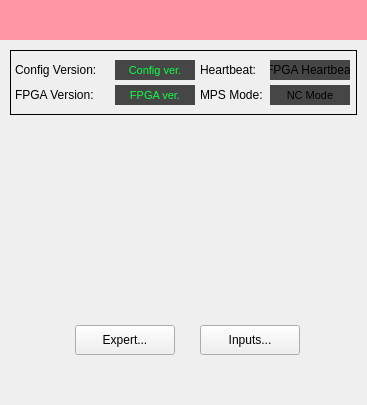
<?xml version="1.0" encoding="UTF-8"?>
<ui version="4.0">
 <class>Form</class>
 <widget class="QWidget" name="Form">
  <property name="geometry">
   <rect>
    <x>0</x>
    <y>0</y>
    <width>367</width>
    <height>405</height>
   </rect>
  </property>
  <property name="minimumSize">
   <size>
    <width>367</width>
    <height>405</height>
   </size>
  </property>
  <property name="maximumSize">
   <size>
    <width>367</width>
    <height>405</height>
   </size>
  </property>
  <property name="windowTitle">
   <string>MPS Link Node ${LN}</string>
  </property>
  <property name="windowIcon">
   <iconset>
    <normaloff>lcls_mps_lockup_stacked_digital.png</normaloff>lcls_mps_lockup_stacked_digital.png</iconset>
  </property>
  <property name="styleSheet">
   <string notr="true"/>
  </property>
  <widget class="PyDMLabel" name="PyDMLabel">
   <property name="geometry">
    <rect>
     <x>0</x>
     <y>0</y>
     <width>367</width>
     <height>40</height>
    </rect>
   </property>
   <property name="minimumSize">
    <size>
     <width>367</width>
     <height>40</height>
    </size>
   </property>
   <property name="maximumSize">
    <size>
     <width>500</width>
     <height>40</height>
    </size>
   </property>
   <property name="font">
    <font>
     <pointsize>16</pointsize>
    </font>
   </property>
   <property name="toolTip">
    <string/>
   </property>
   <property name="styleSheet">
    <string notr="true">background-color: rgb(255, 150, 168);</string>
   </property>
   <property name="text">
    <string/>
   </property>
   <property name="alignment">
    <set>Qt::AlignCenter</set>
   </property>
   <property name="rules" stdset="0">
    <string>[{&quot;channels&quot;: [{&quot;trigger&quot;: true, &quot;channel&quot;: &quot;ca://${P}:LN_ID&quot;}], &quot;property&quot;: &quot;Text&quot;, &quot;expression&quot;: &quot;'Link Node {0}'.format(ch[0])&quot;, &quot;name&quot;: &quot;Text&quot;, &quot;initial_value&quot;: &quot;&quot;}]</string>
   </property>
  </widget>
  <widget class="QFrame" name="frame_4">
   <property name="geometry">
    <rect>
     <x>10</x>
     <y>50</y>
     <width>347</width>
     <height>65</height>
    </rect>
   </property>
   <property name="frameShape">
    <enum>QFrame::Box</enum>
   </property>
   <property name="frameShadow">
    <enum>QFrame::Plain</enum>
   </property>
   <widget class="QLabel" name="label_10">
    <property name="geometry">
     <rect>
      <x>5</x>
      <y>10</y>
      <width>100</width>
      <height>20</height>
     </rect>
    </property>
    <property name="minimumSize">
     <size>
      <width>100</width>
      <height>20</height>
     </size>
    </property>
    <property name="maximumSize">
     <size>
      <width>100</width>
      <height>20</height>
     </size>
    </property>
    <property name="font">
     <font>
      <pointsize>9</pointsize>
     </font>
    </property>
    <property name="text">
     <string>Config Version:</string>
    </property>
   </widget>
   <widget class="QLabel" name="label_11">
    <property name="geometry">
     <rect>
      <x>5</x>
      <y>35</y>
      <width>100</width>
      <height>20</height>
     </rect>
    </property>
    <property name="minimumSize">
     <size>
      <width>100</width>
      <height>20</height>
     </size>
    </property>
    <property name="maximumSize">
     <size>
      <width>100</width>
      <height>20</height>
     </size>
    </property>
    <property name="font">
     <font>
      <pointsize>9</pointsize>
     </font>
    </property>
    <property name="text">
     <string>FPGA Version:</string>
    </property>
   </widget>
   <widget class="PyDMLabel" name="PyDMLabel_6">
    <property name="geometry">
     <rect>
      <x>105</x>
      <y>10</y>
      <width>80</width>
      <height>20</height>
     </rect>
    </property>
    <property name="font">
     <font>
      <pointsize>8</pointsize>
     </font>
    </property>
    <property name="toolTip">
     <string/>
    </property>
    <property name="styleSheet">
     <string notr="true">color: rgb(12, 255, 68);
background-color: rgb(70, 70, 70);</string>
    </property>
    <property name="text">
     <string>Config ver.</string>
    </property>
    <property name="alignment">
     <set>Qt::AlignCenter</set>
    </property>
    <property name="channel" stdset="0">
     <string>ca://${P}:CONFIG_VERSION</string>
    </property>
   </widget>
   <widget class="PyDMLabel" name="PyDMLabel_7">
    <property name="geometry">
     <rect>
      <x>105</x>
      <y>35</y>
      <width>80</width>
      <height>20</height>
     </rect>
    </property>
    <property name="font">
     <font>
      <pointsize>8</pointsize>
     </font>
    </property>
    <property name="toolTip">
     <string/>
    </property>
    <property name="styleSheet">
     <string notr="true">color: rgb(12, 255, 68);
background-color: rgb(70, 70, 70);</string>
    </property>
    <property name="text">
     <string>FPGA ver.</string>
    </property>
    <property name="alignment">
     <set>Qt::AlignCenter</set>
    </property>
    <property name="channel" stdset="0">
     <string>ca://${P}:FPGA_VER</string>
    </property>
    <property name="displayFormat" stdset="0">
     <enum>PyDMLabel::Hex</enum>
    </property>
   </widget>
   <widget class="QLabel" name="label_12">
    <property name="geometry">
     <rect>
      <x>190</x>
      <y>10</y>
      <width>70</width>
      <height>20</height>
     </rect>
    </property>
    <property name="minimumSize">
     <size>
      <width>70</width>
      <height>20</height>
     </size>
    </property>
    <property name="maximumSize">
     <size>
      <width>80</width>
      <height>20</height>
     </size>
    </property>
    <property name="font">
     <font>
      <pointsize>9</pointsize>
     </font>
    </property>
    <property name="text">
     <string>Heartbeat:</string>
    </property>
   </widget>
   <widget class="PyDMLabel" name="PyDMLabel_8">
    <property name="geometry">
     <rect>
      <x>260</x>
      <y>10</y>
      <width>80</width>
      <height>20</height>
     </rect>
    </property>
    <property name="font">
     <font>
      <pointsize>9</pointsize>
     </font>
    </property>
    <property name="toolTip">
     <string/>
    </property>
    <property name="styleSheet">
     <string notr="true">background-color: rgb(70, 70, 70);</string>
    </property>
    <property name="text">
     <string>FPGA Heartbeat</string>
    </property>
    <property name="alignment">
     <set>Qt::AlignCenter</set>
    </property>
    <property name="alarmSensitiveContent" stdset="0">
     <bool>true</bool>
    </property>
    <property name="channel" stdset="0">
     <string>ca://${P}:FPGA_UPTIMECNT</string>
    </property>
   </widget>
   <widget class="QLabel" name="label_13">
    <property name="geometry">
     <rect>
      <x>190</x>
      <y>35</y>
      <width>70</width>
      <height>20</height>
     </rect>
    </property>
    <property name="minimumSize">
     <size>
      <width>70</width>
      <height>20</height>
     </size>
    </property>
    <property name="maximumSize">
     <size>
      <width>100</width>
      <height>20</height>
     </size>
    </property>
    <property name="font">
     <font>
      <pointsize>9</pointsize>
     </font>
    </property>
    <property name="text">
     <string>MPS Mode:</string>
    </property>
   </widget>
   <widget class="PyDMLabel" name="PyDMLabel_9">
    <property name="geometry">
     <rect>
      <x>260</x>
      <y>35</y>
      <width>80</width>
      <height>20</height>
     </rect>
    </property>
    <property name="font">
     <font>
      <pointsize>8</pointsize>
     </font>
    </property>
    <property name="toolTip">
     <string/>
    </property>
    <property name="styleSheet">
     <string notr="true">background-color: rgb(70, 70, 70);</string>
    </property>
    <property name="text">
     <string>NC Mode</string>
    </property>
    <property name="alignment">
     <set>Qt::AlignCenter</set>
    </property>
    <property name="alarmSensitiveContent" stdset="0">
     <bool>true</bool>
    </property>
    <property name="channel" stdset="0">
     <string>ca://SIOC:${LOCA}:${IOC_UNIT}:LCLSMODE_RBV</string>
    </property>
   </widget>
  </widget>
  <widget class="QFrame" name="frame_5">
   <property name="geometry">
    <rect>
     <x>0</x>
     <y>40</y>
     <width>367</width>
     <height>365</height>
    </rect>
   </property>
   <property name="styleSheet">
    <string notr="true"/>
   </property>
   <property name="frameShape">
    <enum>QFrame::NoFrame</enum>
   </property>
   <property name="frameShadow">
    <enum>QFrame::Raised</enum>
   </property>
   <widget class="PyDMDrawingImage" name="PyDMDrawingImage">
    <property name="geometry">
     <rect>
      <x>10</x>
      <y>315</y>
      <width>250</width>
      <height>50</height>
     </rect>
    </property>
    <property name="toolTip">
     <string/>
    </property>
    <property name="styleSheet">
     <string notr="true"/>
    </property>
    <property name="filename" stdset="0">
     <string>lcls_mps_lockup_sidebyside_digital.png</string>
    </property>
   </widget>
   <widget class="PyDMEmbeddedDisplay" name="PyDMEmbeddedDisplay">
    <property name="geometry">
     <rect>
      <x>10</x>
      <y>85</y>
      <width>347</width>
      <height>195</height>
     </rect>
    </property>
    <property name="toolTip">
     <string/>
    </property>
    <property name="filename" stdset="0">
     <string>$PHYSICS_TOP/mps_configuration/current/display/slots/${SLOT_FILE}</string>
    </property>
   </widget>
   <widget class="PyDMRelatedDisplayButton" name="PyDMRelatedDisplayButton">
    <property name="geometry">
     <rect>
      <x>75</x>
      <y>285</y>
      <width>100</width>
      <height>30</height>
     </rect>
    </property>
    <property name="toolTip">
     <string/>
    </property>
    <property name="text">
     <string>Expert...</string>
    </property>
    <property name="filenames" stdset="0">
     <stringlist>
      <string>$PYDM/mps/mps_expert.ui</string>
     </stringlist>
    </property>
    <property name="openInNewWindow" stdset="0">
     <bool>true</bool>
    </property>
   </widget>
   <widget class="PyDMRelatedDisplayButton" name="PyDMRelatedDisplayButton_2">
    <property name="geometry">
     <rect>
      <x>200</x>
      <y>285</y>
      <width>100</width>
      <height>30</height>
     </rect>
    </property>
    <property name="toolTip">
     <string/>
    </property>
    <property name="text">
     <string>Inputs...</string>
    </property>
    <property name="filenames" stdset="0">
     <stringlist>
      <string>$PYDM/mps/mps_cn_inputs.ui</string>
     </stringlist>
    </property>
    <property name="openInNewWindow" stdset="0">
     <bool>true</bool>
    </property>
   </widget>
  </widget>
  <zorder>frame_5</zorder>
  <zorder>PyDMLabel</zorder>
  <zorder>frame_4</zorder>
 </widget>
 <customwidgets>
  <customwidget>
   <class>PyDMLabel</class>
   <extends>QLabel</extends>
   <header>pydm.widgets.label</header>
  </customwidget>
  <customwidget>
   <class>PyDMDrawingImage</class>
   <extends>QWidget</extends>
   <header>pydm.widgets.drawing</header>
  </customwidget>
  <customwidget>
   <class>PyDMEmbeddedDisplay</class>
   <extends>QFrame</extends>
   <header>pydm.widgets.embedded_display</header>
  </customwidget>
  <customwidget>
   <class>PyDMRelatedDisplayButton</class>
   <extends>QPushButton</extends>
   <header>pydm.widgets.related_display_button</header>
  </customwidget>
 </customwidgets>
 <resources/>
 <connections/>
</ui>
